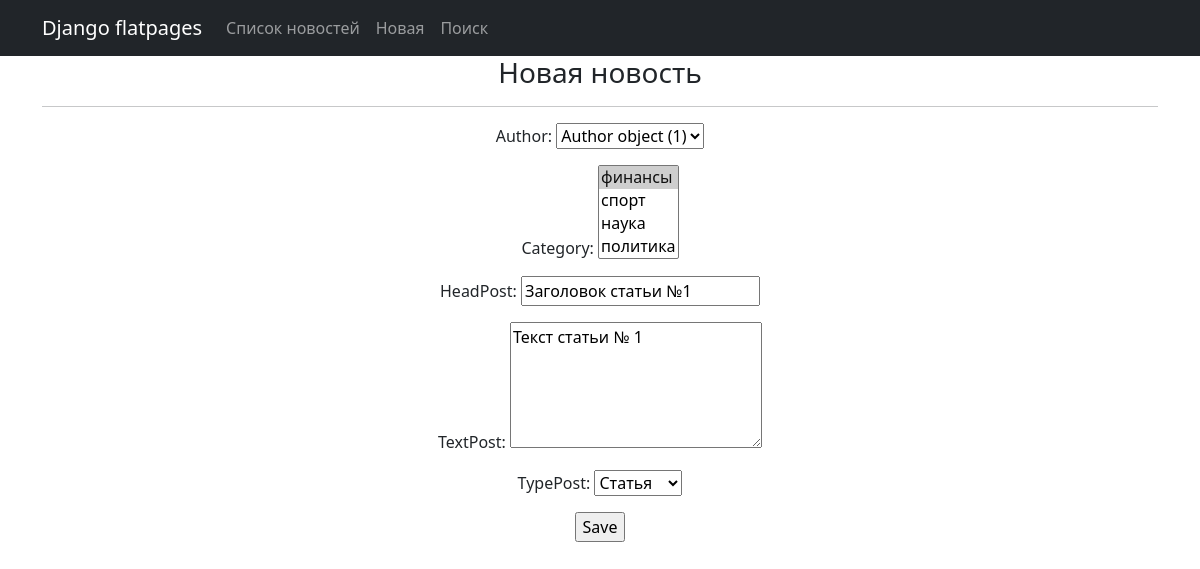
Before: /articles/articles/1/update/ (signed in) with the older database file.
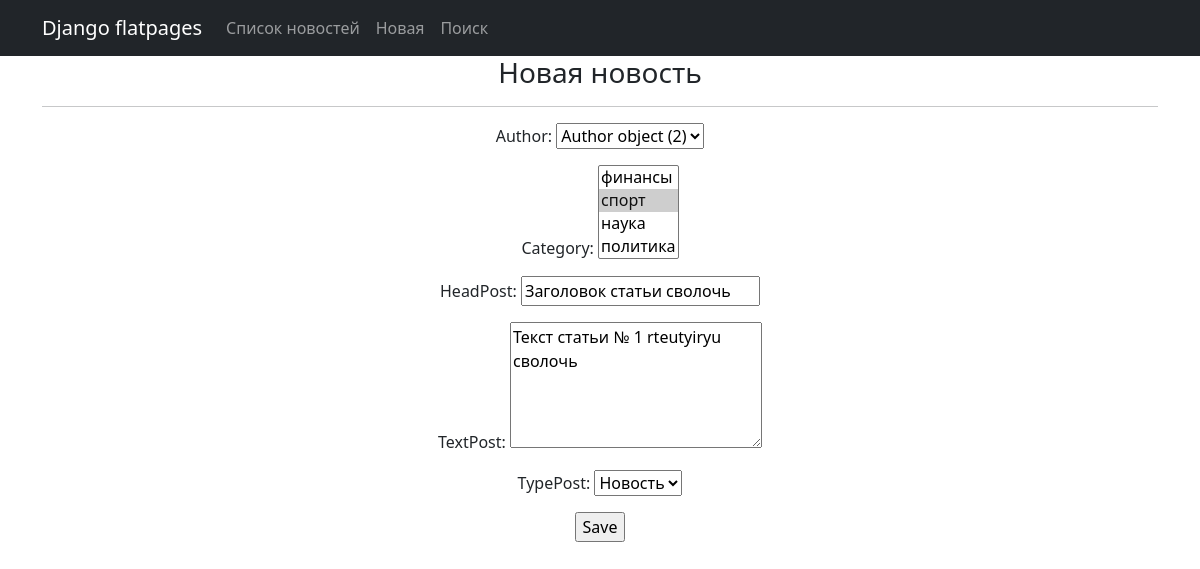
After: the same page with the newer database file.
### news/models.py (models this page shows, shortened)
class Post(models.Model):
    article = 'AR'
    news = 'NW'
    PostPositions = [(article, 'Статья'), (news, 'Новость')]
    author = models.ForeignKey(Author, on_delete=models.CASCADE)
    category = models.ManyToManyField(Category, through='PostCategory')
    post_datetime = models.DateTimeField(auto_now_add=True)
    typePost = models.CharField(max_length=2, choices=PostPositions, default=news)
    headPost = models.CharField(max_length=255, blank=True)
    textPost = models.TextField(blank=True)
    rating = models.SmallIntegerField(default=0)

### news/views.py (the view)
# urls.py: path('articles/<int:pk>/update/', PostUpdate.as_view(), name='post_update'),
class PostUpdate(PermissionRequiredMixin, UpdateView):
            permission_required = ('news.change_post',)
            form_class = PostForm
            model = Post
            template_name = 'newss_create.html'
            success_url = reverse_lazy('post_list')
            context_object_name = 'newss'

### news/views.py
class PostForm(ModelForm):
            class Meta:
                model = Post
                category = ModelChoiceFilter(
                    lookup_expr='exact',
                    queryset=Category.objects.all(),
                    label='Категория',
                    field_name='category',
                )
                fields = ['author', 'category', 'headPost', 'textPost', 'typePost']
                widgets = {
                    'textPost': Textarea(attrs={'cols': 25, 'rows': 5}),
                }

### news/models.py (called while the page is built)
    def __str__(self):
        return f'{self.context}'

### templates/newss_create.html (shortened to what this page needs)
{% extends 'flatpages/default.html' %}
{% block content %}
<h3>Новая новость</h3>
<hr>
<form action="" method="post">
    {{ form.as_p }}
    <input type="submit" value="Save" />
</form>
{% endblock content %}

Changed rows visible on the page:
changed Post: author "Author object (1)" → "Author object (2)"; headPost "Заголовок статьи №1" → "Заголовок статьи сволочь"; textPost "Текст статьи № 1" → "Текст статьи № 1 rteutyiryu сволочь"; typePost "Статья" → "Новость"
Other visible differences:
form field category: "финансы ☑ / спорт / наука / политика" → "финансы / спорт ☑ / наука / политика"
